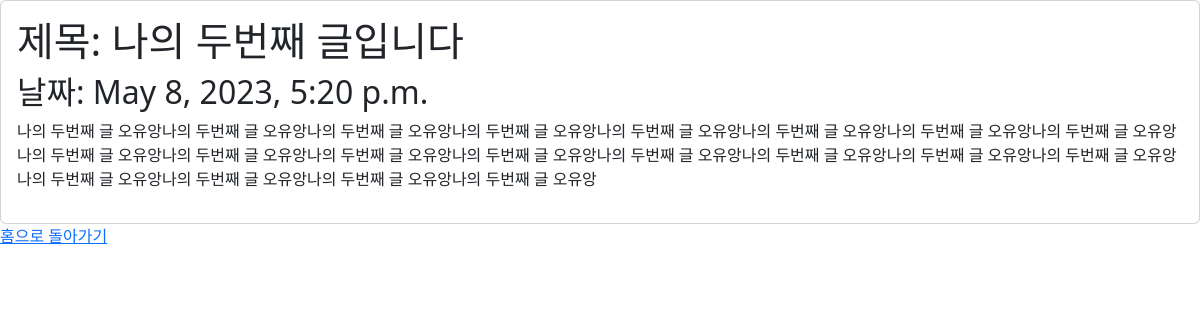
Page /blog/2 on the committed database.
### blog/models.py (models this page shows, shortened)
class Blog(models.Model):
    title = models.CharField(max_length = 200)
    pub_date = models.DateTimeField("published date")
    body = models.TextField()

### blog/views.py (the view)
# urls.py: path('blog/<int:blog_id>', blog.views.detail, name = 'detail'),
def detail(request, blog_id):
    blog_detail = get_object_or_404(Blog, pk = blog_id)
    return render(request, 'detail.html', {'blog': blog_detail})

### blog/templates/detail.html (shortened to what this page needs)
<!DOCTYPE html>
<html lang="en">
<head>
    <link href="https://cdn.jsdelivr.net/npm/bootstrap@5.3.0-alpha3/dist/css/bootstrap.min.css" rel="stylesheet"
>
</head>
<body>
    <div class="card">
        <div class="card-body">
            <h1>제목: {{blog.title}}</h1>
            <h2>날짜: {{blog.pub_date}}</h2>
            <p>{{blog.body}}</p>
        </div>
    </div>
    <a href="{%url 'home'%}">홈으로 돌아가기</a>
</body>
</html>

### rows in the picture
Blog: title "나의 두번째 글입니다", pub_date "May 8, 2023, 5:20 p.m.", body "나의 두번째 글 오유앙나의 두번째 글 오유앙나의 두번째 글 오유앙나의 두번째 글 오유앙나의 두번째 글 오유앙나의 두번째 글 오유앙나의 두번째 글 오유앙나의 두번째 글 오유앙나의 두번째 글 오유앙나의 두번째 글 오유앙나의 두번째 글 오유앙나의 두번째 글 오유앙나의 두번째 글 오유앙나의 두번째 글 오유앙나의 두번째 글 오유앙나의 두번째 글 오유앙나의 두번째 글 오유앙나의 두번째 글 오유앙나의 두번째 글 오유앙나의 두번째 글 오유앙"
